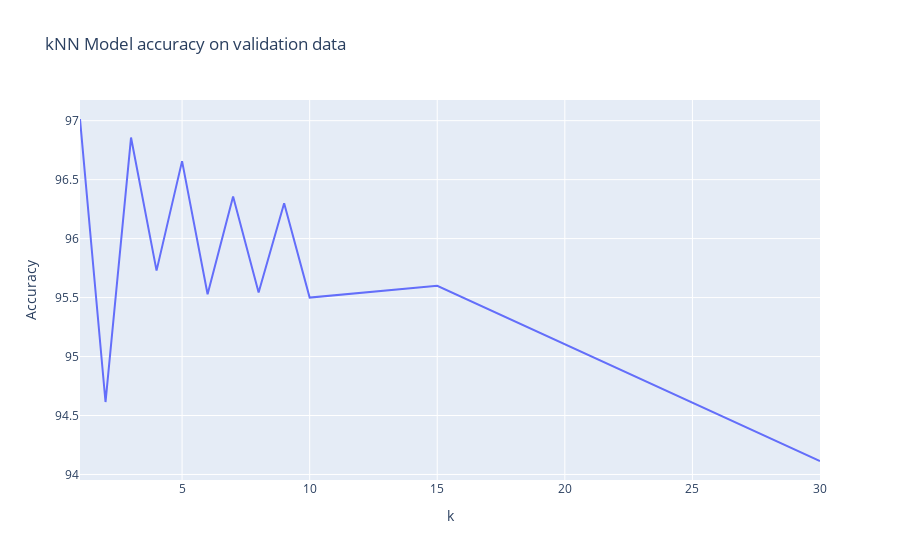

The cell this chart's notebook holds for it:
### Code cell
#Plotting data
df = pd.DataFrame(accuracies, columns = ['k', 'Accuracy'])
px.line(df, x="k", y = 'Accuracy', title="kNN Model accuracy on validation data")

### Figure 1 — Plotly figure (JSON) as saved in the notebook; plotly's stock layout.template omitted (floating-point values rounded to 4 significant figures)
{"data": [{"hovertemplate": "k=%{x}<br>Accuracy=%{y}<extra></extra>", "legendgroup": "", "line": {"color": "#636efa", "dash": "solid"}, "mode": "lines", "name": "", "orientation": "v", "showlegend": false, "type": "scatter", "x": [1, 2, 3, 4, 5, 6, 7, 8, 9, 10, 15, 30], "xaxis": "x", "y": [97.01, 94.61, 96.86, 95.73, 96.66, 95.53, 96.36, 95.54, 96.3, 95.5, 95.6, 94.11], "yaxis": "y"}], "layout": {"legend": {"tracegroupgap": 0}, "title": {"text": "kNN Model accuracy on validation data"}, "xaxis": {"anchor": "y", "domain": [0, 1], "title": {"text": "k"}}, "yaxis": {"anchor": "x", "domain": [0, 1], "title": {"text": "Accuracy"}}}}
